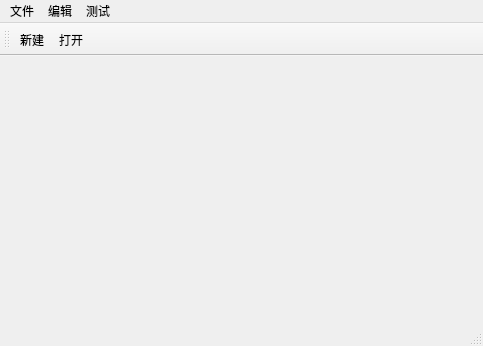
<?xml version="1.0" encoding="UTF-8"?>
<ui version="4.0">
 <class>MainWindow</class>
 <widget class="QMainWindow" name="MainWindow">
  <property name="geometry">
   <rect>
    <x>0</x>
    <y>0</y>
    <width>483</width>
    <height>346</height>
   </rect>
  </property>
  <property name="windowTitle">
   <string>MainWindow</string>
  </property>
  <widget class="QWidget" name="centralwidget"/>
  <widget class="QMenuBar" name="menubar">
   <property name="geometry">
    <rect>
     <x>0</x>
     <y>0</y>
     <width>483</width>
     <height>23</height>
    </rect>
   </property>
   <widget class="QMenu" name="menu">
    <property name="title">
     <string>文件</string>
    </property>
    <addaction name="actionnew"/>
    <addaction name="separator"/>
    <addaction name="actionopen"/>
   </widget>
   <widget class="QMenu" name="menu_2">
    <property name="title">
     <string>编辑</string>
    </property>
   </widget>
   <widget class="QMenu" name="menu_3">
    <property name="title">
     <string>测试</string>
    </property>
    <addaction name="actionmessage"/>
    <addaction name="actioncolor"/>
    <addaction name="actionFile"/>
    <addaction name="actionfont"/>
   </widget>
   <addaction name="menu"/>
   <addaction name="menu_2"/>
   <addaction name="menu_3"/>
  </widget>
  <widget class="QStatusBar" name="statusbar"/>
  <widget class="QToolBar" name="toolBar">
   <property name="windowTitle">
    <string>toolBar</string>
   </property>
   <attribute name="toolBarArea">
    <enum>TopToolBarArea</enum>
   </attribute>
   <attribute name="toolBarBreak">
    <bool>false</bool>
   </attribute>
   <addaction name="actionnew"/>
   <addaction name="actionopen"/>
  </widget>
  <action name="actionnew">
   <property name="text">
    <string>新建</string>
   </property>
  </action>
  <action name="actionopen">
   <property name="text">
    <string>打开</string>
   </property>
  </action>
  <action name="actionmessage">
   <property name="text">
    <string>消息</string>
   </property>
  </action>
  <action name="actioncolor">
   <property name="text">
    <string>颜色对话框</string>
   </property>
  </action>
  <action name="actionFile">
   <property name="text">
    <string>文件</string>
   </property>
  </action>
  <action name="actionfont">
   <property name="text">
    <string>字体</string>
   </property>
  </action>
 </widget>
 <resources/>
 <connections/>
</ui>
